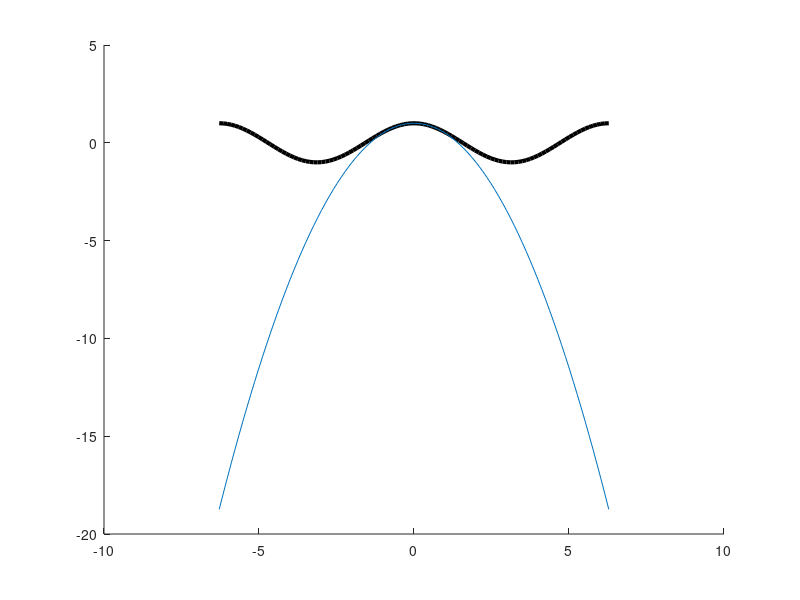
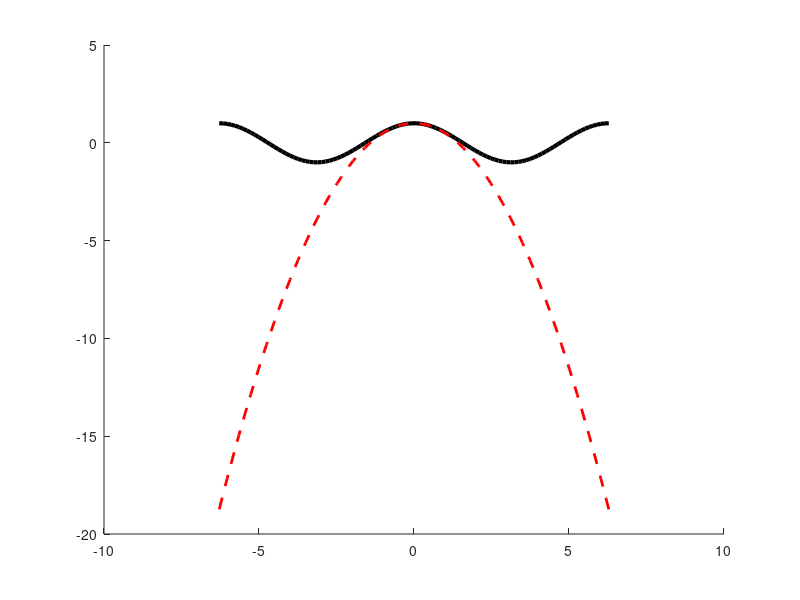
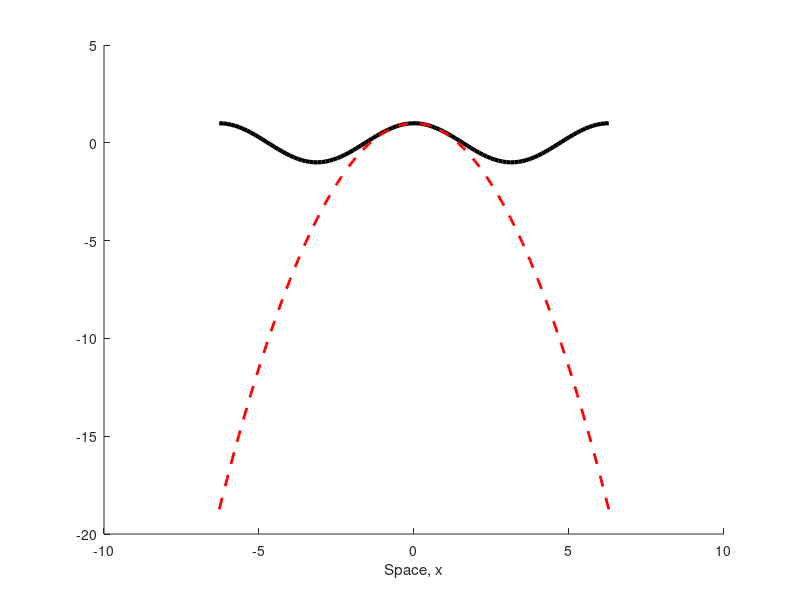
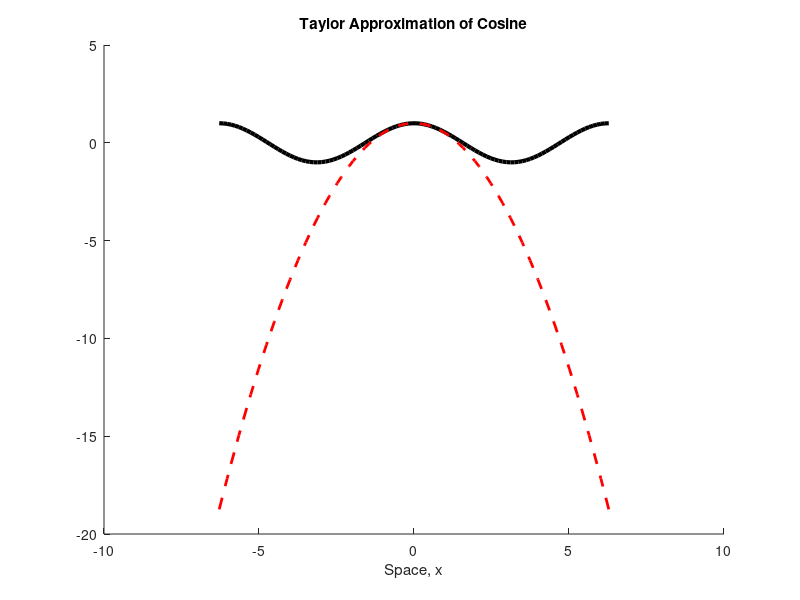

Reproduce these figures in MATLAB, in order.
xs = linspace(-2 * pi, 2 * pi);
f = @(x) 1 - x.^2 / 2;
clf
hold on 
plot(xs, cos(xs), 'k', 'Linewidth', 3);
plot(xs, f(xs));
print(gcf, '-dpng', 'plot_a.png');
hold off

clf
hold on 
plot(xs, cos(xs), 'k', 'Linewidth', 3);
plot(xs, f(xs), 'r--', 'Linewidth', 2);
print(gcf, '-dpng', 'plot_b.png');
hold off

clf
hold on 
plot(xs, cos(xs), 'k', 'Linewidth', 3);
plot(xs, f(xs), 'r--', 'Linewidth', 2);
xlabel('Space, x');
print(gcf, '-dpng', 'plot_c.png');
hold off

clf
hold on 
plot(xs, cos(xs), 'k', 'Linewidth', 3);
plot(xs, f(xs), 'r--', 'Linewidth', 2);
xlabel('Space, x');
title('Taylor Approximation of Cosine');
print(gcf, '-dpng', 'plot_d.png');
hold off

clf
hold on 
plot(xs, cos(xs), 'k', 'Linewidth', 3);
plot(xs, f(xs), 'r--', 'Linewidth', 2);
xlabel('Space, x');
title('Taylor Approximation of Cosine');
legend('cos(x)', '1 - x^2/2', 'Location', 'South')
print(gcf, '-dpng', 'plot_e.png');
hold off

clf
hold on 
plot(xs, cos(xs), 'k', 'Linewidth', 3);
plot(xs, f(xs), 'r--', 'Linewidth', 2);
xlim([-2 * pi, 2 * pi]);
ylim([-3, 1.5]);
xlabel('Space, x');
title('Taylor Approximation of Cosine');
legend('cos(x)', '1 - x^2/2', 'Location', 'South')
print(gcf, '-dpng', 'plot_f.png');
hold off

clf
hold on 
plot(xs, cos(xs), 'k', 'Linewidth', 3);
plot(xs, f(xs), 'r--', 'Linewidth', 2);
xlim([-2 * pi, 2 * pi]);
ylim([-3, 1.5]);
xticks(-6:2:6);
xlabel('Space, x');
title('Taylor Approximation of Cosine');
legend('cos(x)', '1 - x^2/2', 'Location', 'South')
print(gcf, '-dpng', 'plot_g.png');
hold off


clf
hold on 
plot(xs, cos(xs), 'k', 'Linewidth', 3);
plot(xs, f(xs), 'r--', 'Linewidth', 2);
xlim([-2 * pi, 2 * pi]);
ylim([-3, 1.5]);
xticks(-6:2:6);
yticks(-3:1:1);
xlabel('Space, x');
title('Taylor Approximation of Cosine');
legend('cos(x)', '1 - x^2/2', 'Location', 'South')
print(gcf, '-dpng', 'plot_h.png');
hold off

